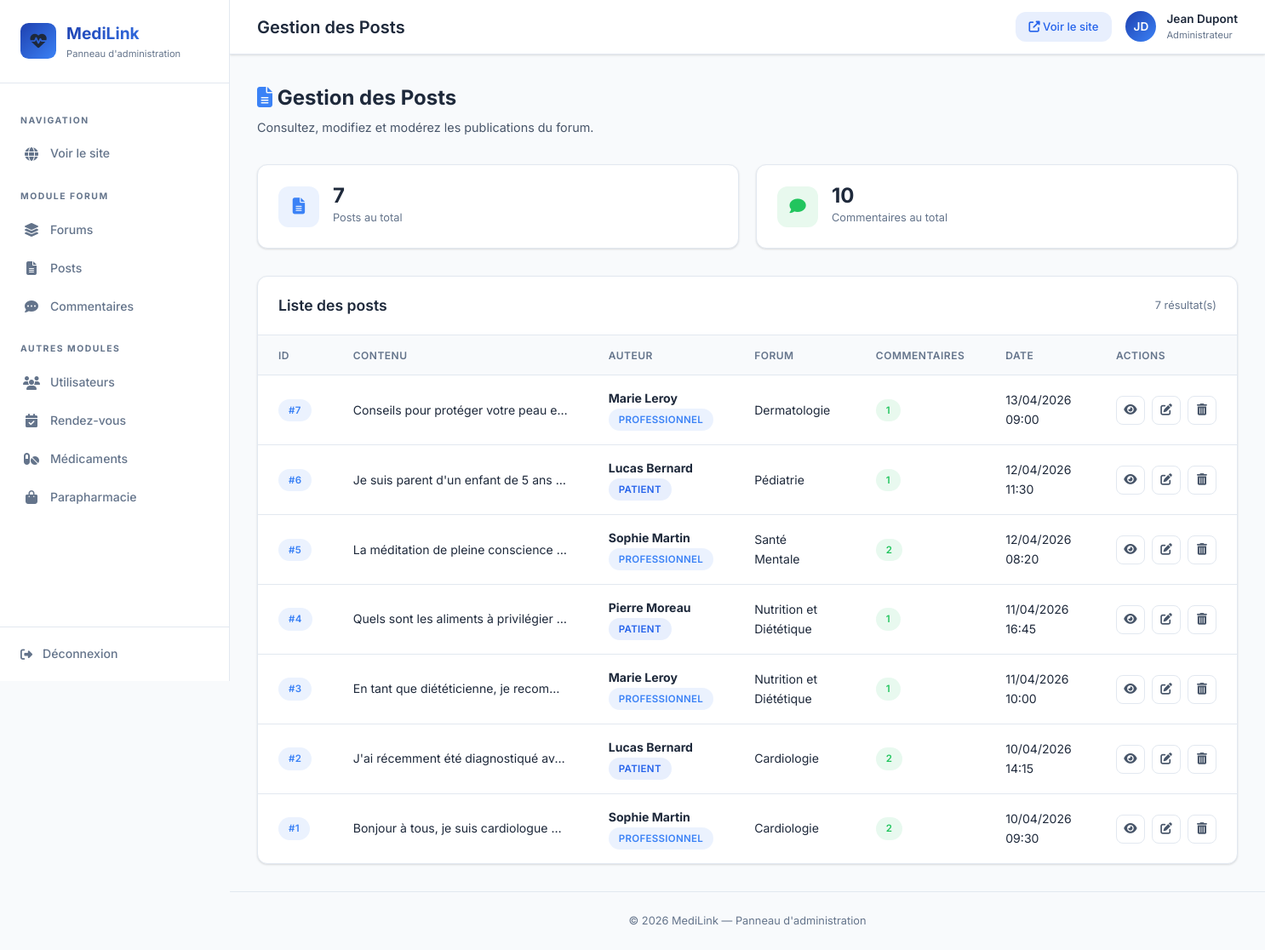
Page /index.php?controller=post&action=adminList on the committed database.
### tables this page shows
CREATE TABLE IF NOT EXISTS post (
    id_post INT AUTO_INCREMENT PRIMARY KEY,
    contenu TEXT NOT NULL,
    date_publication DATETIME DEFAULT CURRENT_TIMESTAMP,
    id_forum INT NOT NULL,
    id_auteur INT NOT NULL,
    FOREIGN KEY (id_forum) REFERENCES forum(id_forum) ON DELETE CASCADE,
    FOREIGN KEY (id_auteur) REFERENCES utilisateur(id) ON DELETE CASCADE
);

CREATE TABLE IF NOT EXISTS utilisateur (
    id INT AUTO_INCREMENT PRIMARY KEY,
    nom VARCHAR(100) NOT NULL,
    prenom VARCHAR(100) NOT NULL,
    email VARCHAR(150) NOT NULL UNIQUE,
    mot_de_passe VARCHAR(255) NOT NULL,
    telephone VARCHAR(20),
    statut_compte VARCHAR(20) DEFAULT 'actif',
    role ENUM('patient','professionnel','administrateur') NOT NULL,
    created_at DATETIME DEFAULT CURRENT_TIMESTAMP
);

CREATE TABLE IF NOT EXISTS forum (
    id_forum INT AUTO_INCREMENT PRIMARY KEY,
    titre VARCHAR(200) NOT NULL,
    description TEXT,
    created_at DATETIME DEFAULT CURRENT_TIMESTAMP
);

### Controller/PostController.php (called while the page is built, shortened)
<?php
class PostController {
    public function adminList(): void {
        $posts = Post::readAll();
        require __DIR__ . '/../View/back_office/post/list.php';
    }
}

### Model/Post.php (called while the page is built, shortened)
<?php
class Post {
    public static function readAll(): array {
        $pdo = Database::getConnection();
        $stmt = $pdo->query("
            SELECT p.*, u.nom AS auteur_nom, u.prenom AS auteur_prenom, u.role AS auteur_role,
                   f.titre AS forum_titre,
                   (SELECT COUNT(*) FROM commentaire c WHERE c.id_post = p.id_post) AS nb_commentaires
            FROM post p
            JOIN utilisateur u ON p.id_auteur = u.id
            JOIN forum f ON p.id_forum = f.id_forum
            ORDER BY p.date_publication DESC
        ");
        return $stmt->fetchAll();
    }
}

### View/back_office/post/list.php (the view, shortened to what this page needs)
<?php
require __DIR__ . '/../../layout/back_header.php';
?>
<div class="admin-page-header">
    <div>
        <h2><i class="fas fa-file-alt" style="color: var(--admin-blue);"></i> Gestion des Posts</h2>
        <p>Consultez, modifiez et modérez les publications du forum.</p>
    </div>
</div>
<div class="stats-grid">
    <div class="stat-card">
        <div class="stat-icon blue"><i class="fas fa-file-alt"></i></div>
        <div class="stat-info">
            <h3><?= count($posts) ?></h3>
            <p>Posts au total</p>
        </div>
    </div>
    <div class="stat-card">
        <div class="stat-icon green"><i class="fas fa-comment"></i></div>
        <div class="stat-info">
            <h3><?= array_sum(array_column($posts, 'nb_commentaires')) ?></h3>
            <p>Commentaires au total</p>
        </div>
    </div>
</div>
<div class="table-card">
    <div class="table-header">
        <h3>Liste des posts</h3>
        <span style="font-size: 0.8rem; color: var(--admin-text-muted);"><?= count($posts) ?> résultat(s)</span>
    </div>
    <?php if (!empty($posts)): ?>
        <table class="admin-table">
            <thead>
                <tr>
                    <th>ID</th>
                    <th>Contenu</th>
                    <th>Auteur</th>
                    <th>Forum</th>
                    <th>Commentaires</th>
                    <th>Date</th>
                    <th>Actions</th>
                </tr>
            </thead>
            <tbody>
                <?php foreach ($posts as $p): ?>
                    <tr>
                        <td><span class="badge badge-blue">#<?= $p['id_post'] ?></span></td>
                        <td class="table-text-truncate"><?= htmlspecialchars(mb_substr($p['contenu'], 0, 80)) ?><?= mb_strlen($p['contenu']) > 80 ? '...' : '' ?></td>
                        <td>
                            <strong><?= htmlspecialchars($p['auteur_prenom'] . ' ' . $p['auteur_nom']) ?></strong>
                            <br>
                            <span class="badge badge-<?= $p['auteur_role'] === 'professionnel' ? 'blue' : ($p['auteur_role'] === 'administrateur' ? 'orange' : 'purple') ?>">
                                <?= htmlspecialchars($p['auteur_role']) ?>
                            </span>
                        </td>
                        <td><?= htmlspecialchars($p['forum_titre']) ?></td>
                        <td><span class="badge badge-green"><?= (int)$p['nb_commentaires'] ?></span></td>
                        <td><?= date('d/m/Y H:i', strtotime($p['date_publication'])) ?></td>
                        <td>
                            <div class="action-buttons">
                                <a href="index.php?controller=post&action=show&id=<?= $p['id_post'] ?>" class="btn-action" title="Voir">
                                    <i class="fas fa-eye"></i>
                                </a>
                                <a href="index.php?controller=post&action=edit&id=<?= $p['id_post'] ?>" class="btn-action" title="Modifier">
                                    <i class="fas fa-edit"></i>
                                </a>
                                <button class="btn-action delete" title="Supprimer"
                                    onclick="confirmDelete('index.php?controller=post&action=delete&id=<?= $p['id_post'] ?>', 'ce post')">
                                    <i class="fas fa-trash-alt"></i>
                                </button>
                            </div>
                        </td>
                    </tr>
                <?php endforeach; ?>
            </tbody>
        </table>
    <?php endif; ?>
</div>
<?php require __DIR__ . '/../../layout/back_footer.php'; ?>

### public/css/admin.css (style rules this page uses)
:root { --admin-bg: #f8fafc; --admin-sidebar: #ffffff; --admin-sidebar-hover: #eff6ff; --admin-card: #ffffff; --admin-border: #e2e8f0; --admin-text: #1e293b; --admin-text-secondary: #475569; --admin-text-muted: #64748b; --admin-accent: #2563eb; --admin-accent-light: rgba(37, 99, 235, 0.1); --admin-blue: #3b82f6; --admin-green: #22c55e; --admin-red: #ef4444; --admin-orange: #f97316; --admin-teal: #14b8a6; --admin-gradient: linear-gradient(135deg, #1e40af, #3b82f6); --admin-shadow: 0 1px 3px rgba(0, 0, 0, 0.08), 0 1px 2px rgba(0, 0, 0, 0.06); --admin-shadow-lg: 0 10px 25px rgba(0, 0, 0, 0.08); --admin-radius: 0.75rem; --admin-transition: all 0.25s ease; }
*, *::before, *::after { margin: 0; padding: 0; box-sizing: border-box; }
body.admin-body { font-family: 'Inter', sans-serif; background: var(--admin-bg); color: var(--admin-text); line-height: 1.6; min-height: 100vh; display: flex; }
a { text-decoration: none; }
.admin-page-header { display: flex; align-items: center; justify-content: space-between; margin-bottom: 2rem; flex-wrap: wrap; gap: 1rem; }
.admin-page-header h2 { font-size: 1.5rem; font-weight: 700; color: var(--admin-text); }
.admin-page-header p { font-size: 0.9rem; color: var(--admin-text-secondary); margin-top: 0.25rem; }
.stats-grid { display: grid; grid-template-columns: repeat(auto-fit, minmax(240px, 1fr)); gap: 1.25rem; margin-bottom: 2rem; }
.stat-card { background: var(--admin-card); border: 1px solid var(--admin-border); border-radius: var(--admin-radius); padding: 1.5rem; display: flex; align-items: center; gap: 1rem; box-shadow: var(--admin-shadow); transition: var(--admin-transition); }
.stat-icon { width: 48px; height: 48px; border-radius: var(--admin-radius); display: flex; align-items: center; justify-content: center; font-size: 1.2rem; flex-shrink: 0; }
.stat-icon.blue { background: rgba(59, 130, 246, 0.1); color: var(--admin-blue); }
.stat-icon.green { background: rgba(34, 197, 94, 0.1); color: var(--admin-green); }
.stat-info h3 { font-size: 1.5rem; font-weight: 700; color: var(--admin-text); line-height: 1; }
.stat-info p { font-size: 0.8rem; color: var(--admin-text-muted); margin-top: 0.25rem; }
.table-card { background: var(--admin-card); border: 1px solid var(--admin-border); border-radius: var(--admin-radius); box-shadow: var(--admin-shadow); overflow: hidden; }
.table-header { display: flex; align-items: center; justify-content: space-between; padding: 1.25rem 1.5rem; border-bottom: 1px solid var(--admin-border); }
.table-header h3 { font-size: 1.1rem; font-weight: 600; color: var(--admin-text); }
.admin-table { width: 100%; border-collapse: collapse; }
.admin-table thead { background: #f8fafc; }
.admin-table th { padding: 0.85rem 1.5rem; text-align: left; font-weight: 600; font-size: 0.75rem; text-transform: uppercase; letter-spacing: 0.5px; color: var(--admin-text-muted); border-bottom: 1px solid var(--admin-border); }
.admin-table td { padding: 1rem 1.5rem; font-size: 0.88rem; color: var(--admin-text); border-bottom: 1px solid var(--admin-border); vertical-align: middle; }
.admin-table tbody tr { transition: var(--admin-transition); }
.admin-table tbody tr:last-child td { border-bottom: none; }
.table-text-truncate { max-width: 300px; overflow: hidden; text-overflow: ellipsis; white-space: nowrap; }
.badge { display: inline-block; padding: 0.25rem 0.75rem; border-radius: 100px; font-size: 0.72rem; font-weight: 600; text-transform: uppercase; letter-spacing: 0.3px; }
.badge-purple { background: rgba(37, 99, 235, 0.1); color: var(--admin-accent); }
.badge-blue { background: rgba(59, 130, 246, 0.1); color: var(--admin-blue); }
.badge-green { background: rgba(34, 197, 94, 0.1); color: var(--admin-green); }
.action-buttons { display: flex; align-items: center; gap: 0.5rem; }
.btn-action { display: inline-flex; align-items: center; justify-content: center; width: 34px; height: 34px; border: 1px solid var(--admin-border); border-radius: 0.5rem; background: var(--admin-card); color: var(--admin-text-secondary); font-size: 0.85rem; cursor: pointer; transition: var(--admin-transition); }

### rows in the picture
post: id_post "7", contenu "Conseils pour protéger votre peau e…", id_auteur.nom "Marie Leroy", id_auteur.role "PROFESSIONNEL", id_forum.titre "Dermatologie", nb_commentaires "1", date_publication "13/04/2026 09:00"
post: id_post "6", contenu "Je suis parent d'un enfant de 5 ans…", id_auteur.nom "Lucas Bernard", id_auteur.role "PATIENT", id_forum.titre "Pédiatrie", nb_commentaires "1", date_publication "12/04/2026 11:30"
post: id_post "5", contenu "La méditation de pleine conscience…", id_auteur.nom "Sophie Martin", id_auteur.role "PROFESSIONNEL", id_forum.titre "Santé Mentale", nb_commentaires "2", date_publication "12/04/2026 08:20"
post: id_post "4", contenu "Quels sont les aliments à privilégier…", id_auteur.nom "Pierre Moreau", id_auteur.role "PATIENT", id_forum.titre "Nutrition et Diététique", nb_commentaires "1", date_publication "11/04/2026 16:45"
post: id_post "3", contenu "En tant que diététicienne, je recom…", id_auteur.nom "Marie Leroy", id_auteur.role "PROFESSIONNEL", id_forum.titre "Nutrition et Diététique", nb_commentaires "1", date_publication "11/04/2026 10:00"
post: id_post "2", contenu "J'ai récemment été diagnostiqué av…", id_auteur.nom "Lucas Bernard", id_auteur.role "PATIENT", id_forum.titre "Cardiologie", nb_commentaires "2", date_publication "10/04/2026 14:15"
post: id_post "1", contenu "Bonjour à tous, je suis cardiologue…", id_auteur.nom "Sophie Martin", id_auteur.role "PROFESSIONNEL", id_forum.titre "Cardiologie", nb_commentaires "2", date_publication "10/04/2026 09:30"

### other values in the picture
$pageTitle "Gestion des Posts"
count($posts) "7"
array_sum(array_column($posts, 'nb_commentaires')) "10"
